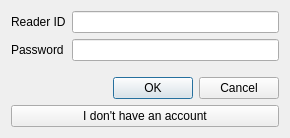
<?xml version="1.0" encoding="UTF-8"?>
<ui version="4.0">
 <class>ReaderSignInDialog</class>
 <widget class="QDialog" name="ReaderSignInDialog">
  <property name="geometry">
   <rect>
    <x>0</x>
    <y>0</y>
    <width>290</width>
    <height>138</height>
   </rect>
  </property>
  <property name="windowTitle">
   <string>Dialog</string>
  </property>
  <layout class="QVBoxLayout" name="verticalLayout">
   <item>
    <layout class="QFormLayout" name="formLayout">
     <item row="0" column="0">
      <widget class="QLabel" name="label">
       <property name="text">
        <string>Reader ID</string>
       </property>
      </widget>
     </item>
     <item row="0" column="1">
      <widget class="QLineEdit" name="idLineEdit"/>
     </item>
     <item row="1" column="0">
      <widget class="QLabel" name="label_2">
       <property name="text">
        <string>Password</string>
       </property>
      </widget>
     </item>
     <item row="1" column="1">
      <widget class="QLineEdit" name="passwordLineEdit">
       <property name="maxLength">
        <number>20</number>
       </property>
      </widget>
     </item>
    </layout>
   </item>
   <item>
    <widget class="QDialogButtonBox" name="buttonBox">
     <property name="enabled">
      <bool>true</bool>
     </property>
     <property name="orientation">
      <enum>Qt::Horizontal</enum>
     </property>
     <property name="standardButtons">
      <set>QDialogButtonBox::Cancel|QDialogButtonBox::Ok</set>
     </property>
     <property name="centerButtons">
      <bool>false</bool>
     </property>
    </widget>
   </item>
   <item>
    <widget class="QPushButton" name="pushButton">
     <property name="text">
      <string>I don't have an account</string>
     </property>
    </widget>
   </item>
  </layout>
 </widget>
 <resources/>
 <connections>
  <connection>
   <sender>buttonBox</sender>
   <signal>accepted()</signal>
   <receiver>ReaderSignInDialog</receiver>
   <slot>accept()</slot>
   <hints>
    <hint type="sourcelabel">
     <x>248</x>
     <y>254</y>
    </hint>
    <hint type="destinationlabel">
     <x>157</x>
     <y>274</y>
    </hint>
   </hints>
  </connection>
  <connection>
   <sender>buttonBox</sender>
   <signal>rejected()</signal>
   <receiver>ReaderSignInDialog</receiver>
   <slot>reject()</slot>
   <hints>
    <hint type="sourcelabel">
     <x>316</x>
     <y>260</y>
    </hint>
    <hint type="destinationlabel">
     <x>286</x>
     <y>274</y>
    </hint>
   </hints>
  </connection>
 </connections>
</ui>
